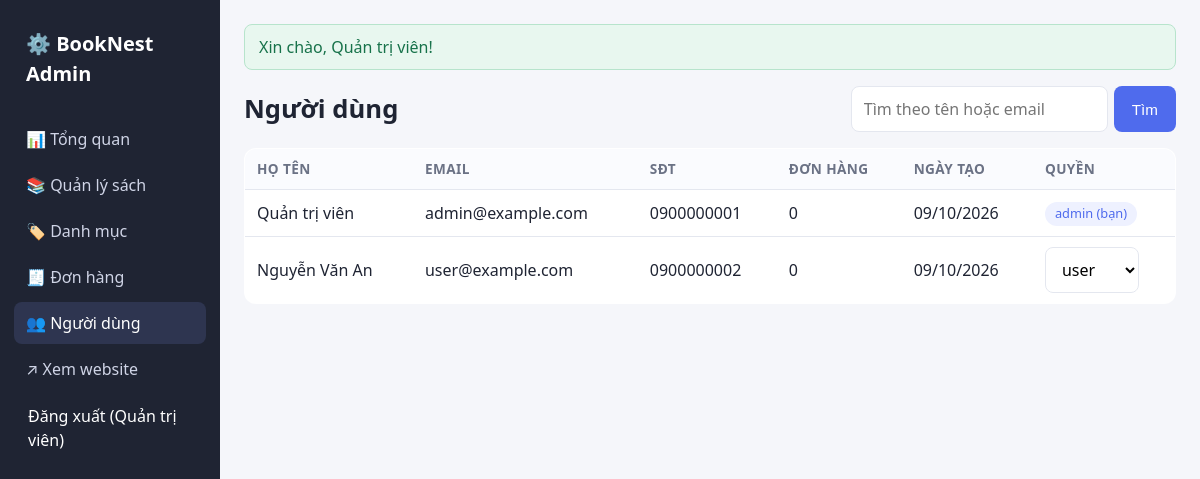
The page /admin/users.php (signed in) on the database its author committed.
### tables this page shows
CREATE TABLE users (
  id INT AUTO_INCREMENT PRIMARY KEY,
  full_name VARCHAR(100) NOT NULL,
  email VARCHAR(150) NOT NULL UNIQUE,
  password VARCHAR(255) NOT NULL,
  phone VARCHAR(20) DEFAULT NULL,
  address VARCHAR(255) DEFAULT NULL,
  role ENUM('user','admin') NOT NULL DEFAULT 'user',
  created_at TIMESTAMP DEFAULT CURRENT_TIMESTAMP
);

### includes/db.php (called while the page is built)
<?php
$config = require __DIR__ . '/../config.php';
function db(): PDO
{
    static $pdo = null;
    global $config;
    if ($pdo === null) {
        $dsn = "mysql:host={$config['db_host']};port={$config['db_port']};dbname={$config['db_name']};charset=utf8mb4";
        $pdo = new PDO($dsn, $config['db_user'], $config['db_pass'], [
            PDO::ATTR_ERRMODE => PDO::ERRMODE_EXCEPTION,
            PDO::ATTR_DEFAULT_FETCH_MODE => PDO::FETCH_ASSOC,
            PDO::ATTR_EMULATE_PREPARES => false,
        ]);
    }
    return $pdo;
}

### admin/users.php (the view, shortened to what this page needs)
<?php
    require_once __DIR__ . '/../includes/admin_header.php';
    $pdo = db();
    $q      = trim($_GET['q'] ?? '');
    $where  = '';
    $params = [];
    $perPage = 10;
    $cnt     = $pdo->prepare('SELECT COUNT(*) FROM users u' . $where);
    $cnt->execute($params);
    $total  = (int) $cnt->fetchColumn();
    $pages  = max(1, (int) ceil($total / $perPage));
    $page   = min(max(1, (int) ($_GET['page'] ?? 1)), $pages);
    $offset = ($page - 1) * $perPage;
    $st     = $pdo->prepare('SELECT u.*, (SELECT COUNT(*) FROM orders o WHERE o.user_id = u.id) AS orders FROM users u' . $where . ' ORDER BY u.id LIMIT ' . $perPage . ' OFFSET ' . $offset);
    $st->execute($params);
$users = $st->fetchAll(); ?>
<div class="toolbar"><h1 style="margin:0">Người dùng</h1>
  <form method="get" style="display:flex;gap:6px">
    <input type="search" name="q" value="<?php echo e($q) ?>" placeholder="Tìm theo tên hoặc email" style="width:auto">
    <button class="btn btn-sm">Tìm</button>
  </form></div><div class="table-wrap"><table>
  <thead><tr><th>Họ tên</th><th>Email</th><th>SĐT</th><th>Đơn hàng</th><th>Ngày tạo</th><th>Quyền</th></tr></thead>
  <tbody>
  <?php foreach ($users as $u): ?>
    <tr><td><?php echo e($u['full_name']) ?></td><td><?php echo e($u['email']) ?></td><td><?php echo e($u['phone']) ?></td>
      <td><?php echo (int)$u['orders'] ?></td><td><?php echo e(date('d/m/Y', strtotime($u['created_at']))) ?></td>
      <td>
        <?php if ((int) $u['id'] === (int) $admin['id']): ?>
          <span class="status">admin (bạn)</span>
        <?php else: ?>
        <form method="post" style="display:flex;gap:6px">
          <select name="role" onchange="this.form.submit()" style="width:auto">
            <option value="user" <?php echo $u['role'] === 'user' ? 'selected' : '' ?>>user</option>
          </select>
        </form>
        <?php endif; ?>
      </td></tr>
  <?php endforeach; ?>
  </tbody></table></div>
<?php include __DIR__ . '/../includes/admin_footer.php'; ?>

### includes/admin_header.php (shortened to what this page needs)
<?php
require_once __DIR__ . '/functions.php';
$admin = require_admin();
$cur = basename($_SERVER['SCRIPT_NAME']);
$menu = [
    'index.php' => '📊 Tổng quan',
    'products.php' => '📚 Quản lý sách',
    'categories.php' => '🏷️ Danh mục',
    'orders.php' => '🧾 Đơn hàng',
    'users.php' => '👥 Người dùng',
];
?><!doctype html>
<html lang="vi">
<head>
<link rel="stylesheet" href="<?= url('assets/css/style.css') ?>">
</head>
<body>
<div class="admin">
  <aside class="admin-side">
    <a class="brand" href="<?= url('admin/index.php') ?>">⚙️ BookNest Admin</a>
    <?php foreach ($menu as $file => $label): ?>
      <a href="<?= url('admin/' . $file) ?>" class="<?= $cur === $file ? 'active' : '' ?>"><?= $label ?></a>
    <?php endforeach; ?>
    <a href="<?= url('index.php') ?>">↗ Xem website</a>
    <form class="logout-form" method="post" action="<?= url('logout.php') ?>">
      <button type="submit" class="link-btn">Đăng xuất (<?= e($admin['full_name']) ?>)</button>
    </form>  </aside>
  <section class="admin-main">
    <?= flash_render() ?>

### assets/css/style.css (style rules this page uses)
:root { --primary:#4f6bed;--primary-d:#3b53c4;--bg:#f5f6fa;--card:#fff;--text:#1f2433;--muted:#6b7285;--line:#e4e7ef;--danger:#d64545;--ok:#1f9d63;--warn:#c98a00 }
* { box-sizing:border-box }
body { margin:0;font-family:system-ui,-apple-system,"Segoe UI",Roboto,sans-serif;background:var(--bg);color:var(--text);line-height:1.5 }
a { color:var(--primary);text-decoration:none }
h1 { font-size:1.6rem;margin:0 0 16px }
.brand { font-weight:700;font-size:1.25rem;color:var(--text) }
.btn,button.btn { display:inline-block;background:var(--primary);color:#fff!important;border:0;border-radius:8px;padding:10px 18px;font-size:.95rem;cursor:pointer;text-decoration:none!important }
.btn-sm { padding:6px 12px;font-size:.85rem }
input[type=text],input[type=email],input[type=password],input[type=number],input[type=search],input[type=tel],select,textarea { width:100%;padding:10px 12px;border:1px solid var(--line);border-radius:8px;font:inherit;background:#fff }
table { width:100%;border-collapse:collapse;background:#fff;border:1px solid var(--line);border-radius:12px;overflow:hidden }
th,td { padding:10px 12px;text-align:left;border-bottom:1px solid var(--line);vertical-align:middle }
th { background:#fafbfe;font-size:.85rem;text-transform:uppercase;letter-spacing:.03em;color:var(--muted) }
tr:last-child td { border-bottom:0 }
.table-wrap { overflow-x:auto }
.status { display:inline-block;padding:2px 10px;border-radius:999px;font-size:.8rem;background:#eef1ff;color:var(--primary) }
.admin { display:grid;grid-template-columns:220px 1fr;min-height:100vh }
.admin-side { background:#1f2433;color:#fff;padding:20px 14px }
.admin-side .brand { color:#fff;display:block;margin-bottom:20px }
.admin-side a { display:block;color:#cfd4e6;padding:9px 12px;border-radius:8px;margin-bottom:4px }
.admin-side a.active,.admin-side a:hover { background:#2e3550;color:#fff;text-decoration:none }
.admin-main { padding:24px;min-width:0 }
.toolbar { display:flex;justify-content:space-between;align-items:center;gap:12px;margin-bottom:16px;flex-wrap:wrap }
.logout-form { display: inline; margin: 0; }
.link-btn { background: none; border: 0; padding: 0; font: inherit; color: inherit; cursor: pointer; }
.admin-side .logout-form { display: block; }
.admin-side .link-btn { display: block; width: 100%; text-align: left; padding: 10px 14px; }

### rows shown on the page
users: full_name "Quản trị viên", email "admin@example.com", phone "0900000001", orders "0", created_at "09/10/2026", shows "admin (bạn)"
users: full_name "Nguyễn Văn An", email "user@example.com", phone "0900000002", orders "0", created_at "09/10/2026", role "user"

### other values the page prints
$label "📊 Tổng quan"
$label "📚 Quản lý sách"
$label "🏷️ Danh mục"
$label "🧾 Đơn hàng"
$label "👥 Người dùng"
$f['msg'] "Xin chào, Quản trị viên!"
